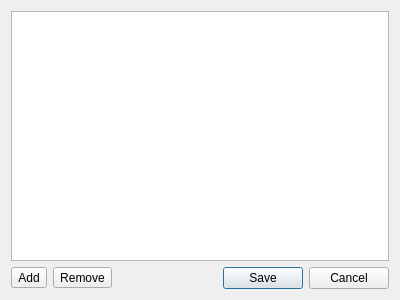
<?xml version="1.0" encoding="UTF-8"?>
<ui version="4.0">
 <class>DatabasesDialog</class>
 <widget class="QDialog" name="DatabasesDialog">
  <property name="geometry">
   <rect>
    <x>0</x>
    <y>0</y>
    <width>400</width>
    <height>300</height>
   </rect>
  </property>
  <property name="windowTitle">
   <string>Dialog</string>
  </property>
  <layout class="QGridLayout" name="gridLayout">
   <item row="0" column="0" colspan="3">
    <widget class="QTableView" name="tableView">
     <property name="selectionBehavior">
      <enum>QAbstractItemView::SelectRows</enum>
     </property>
     <property name="sortingEnabled">
      <bool>true</bool>
     </property>
     <attribute name="horizontalHeaderStretchLastSection">
      <bool>true</bool>
     </attribute>
     <attribute name="verticalHeaderVisible">
      <bool>false</bool>
     </attribute>
    </widget>
   </item>
   <item row="1" column="0">
    <widget class="QToolButton" name="addButton">
     <property name="text">
      <string>Add</string>
     </property>
     <property name="icon">
      <iconset theme="list-add">
       <normaloff>.</normaloff>.</iconset>
     </property>
    </widget>
   </item>
   <item row="1" column="1">
    <widget class="QToolButton" name="removeButton">
     <property name="text">
      <string>Remove</string>
     </property>
     <property name="icon">
      <iconset theme="list-remove">
       <normaloff>.</normaloff>.</iconset>
     </property>
    </widget>
   </item>
   <item row="1" column="2">
    <widget class="QDialogButtonBox" name="buttonBox">
     <property name="orientation">
      <enum>Qt::Horizontal</enum>
     </property>
     <property name="standardButtons">
      <set>QDialogButtonBox::Cancel|QDialogButtonBox::Save</set>
     </property>
    </widget>
   </item>
  </layout>
 </widget>
 <resources/>
 <connections>
  <connection>
   <sender>buttonBox</sender>
   <signal>accepted()</signal>
   <receiver>DatabasesDialog</receiver>
   <slot>accept()</slot>
   <hints>
    <hint type="sourcelabel">
     <x>317</x>
     <y>290</y>
    </hint>
    <hint type="destinationlabel">
     <x>157</x>
     <y>274</y>
    </hint>
   </hints>
  </connection>
  <connection>
   <sender>buttonBox</sender>
   <signal>rejected()</signal>
   <receiver>DatabasesDialog</receiver>
   <slot>reject()</slot>
   <hints>
    <hint type="sourcelabel">
     <x>385</x>
     <y>290</y>
    </hint>
    <hint type="destinationlabel">
     <x>286</x>
     <y>274</y>
    </hint>
   </hints>
  </connection>
  <connection>
   <sender>addButton</sender>
   <signal>clicked()</signal>
   <receiver>DatabasesDialog</receiver>
   <slot>addButtonClicked()</slot>
   <hints>
    <hint type="sourcelabel">
     <x>15</x>
     <y>281</y>
    </hint>
    <hint type="destinationlabel">
     <x>30</x>
     <y>406</y>
    </hint>
   </hints>
  </connection>
  <connection>
   <sender>removeButton</sender>
   <signal>clicked()</signal>
   <receiver>DatabasesDialog</receiver>
   <slot>removeButtonClicked()</slot>
   <hints>
    <hint type="sourcelabel">
     <x>49</x>
     <y>282</y>
    </hint>
    <hint type="destinationlabel">
     <x>72</x>
     <y>457</y>
    </hint>
   </hints>
  </connection>
 </connections>
 <slots>
  <slot>removeButtonClicked()</slot>
  <slot>addButtonClicked()</slot>
 </slots>
</ui>
